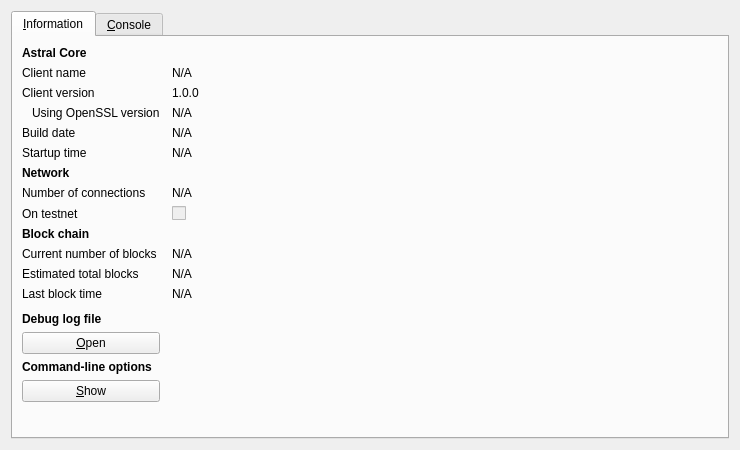
<?xml version="1.0" encoding="UTF-8"?>
<ui version="4.0">
 <class>RPCConsole</class>
 <widget class="QDialog" name="RPCConsole">
  <property name="geometry">
   <rect>
    <x>0</x>
    <y>0</y>
    <width>740</width>
    <height>450</height>
   </rect>
  </property>
  <property name="windowTitle">
   <string>Astral - Debug window</string>
  </property>
  <layout class="QVBoxLayout" name="verticalLayout_2">
   <item>
    <widget class="QTabWidget" name="tabWidget">
     <property name="currentIndex">
      <number>0</number>
     </property>
     <widget class="QWidget" name="tab_info">
      <attribute name="title">
       <string>&amp;Information</string>
      </attribute>
      <layout class="QGridLayout" name="gridLayout" columnstretch="0,1">
       <property name="horizontalSpacing">
        <number>12</number>
       </property>
       <item row="0" column="0">
        <widget class="QLabel" name="label_9">
         <property name="font">
          <font>
           <weight>75</weight>
           <bold>true</bold>
          </font>
         </property>
         <property name="text">
          <string>Astral Core</string>
         </property>
        </widget>
       </item>
       <item row="1" column="0">
        <widget class="QLabel" name="label_5">
         <property name="text">
          <string>Client name</string>
         </property>
        </widget>
       </item>
       <item row="1" column="1">
        <widget class="QLabel" name="clientName">
         <property name="cursor">
          <cursorShape>IBeamCursor</cursorShape>
         </property>
         <property name="text">
          <string>N/A</string>
         </property>
         <property name="textFormat">
          <enum>Qt::PlainText</enum>
         </property>
         <property name="textInteractionFlags">
          <set>Qt::LinksAccessibleByMouse|Qt::TextSelectableByKeyboard|Qt::TextSelectableByMouse</set>
         </property>
        </widget>
       </item>
       <item row="2" column="0">
        <widget class="QLabel" name="label_6">
         <property name="text">
          <string>Client version</string>
         </property>
        </widget>
       </item>
       <item row="2" column="1">
        <widget class="QLabel" name="clientVersion">
         <property name="cursor">
          <cursorShape>IBeamCursor</cursorShape>
         </property>
         <property name="text">
          <string>1.0.0</string>
         </property>
         <property name="textFormat">
          <enum>Qt::PlainText</enum>
         </property>
         <property name="textInteractionFlags">
          <set>Qt::LinksAccessibleByMouse|Qt::TextSelectableByKeyboard|Qt::TextSelectableByMouse</set>
         </property>
        </widget>
       </item>
       <item row="3" column="0">
        <widget class="QLabel" name="label_14">
         <property name="text">
          <string>Using OpenSSL version</string>
         </property>
         <property name="indent">
          <number>10</number>
         </property>
        </widget>
       </item>
       <item row="3" column="1">
        <widget class="QLabel" name="openSSLVersion">
         <property name="cursor">
          <cursorShape>IBeamCursor</cursorShape>
         </property>
         <property name="text">
          <string>N/A</string>
         </property>
         <property name="textFormat">
          <enum>Qt::PlainText</enum>
         </property>
         <property name="textInteractionFlags">
          <set>Qt::LinksAccessibleByMouse|Qt::TextSelectableByKeyboard|Qt::TextSelectableByMouse</set>
         </property>
        </widget>
       </item>
       <item row="4" column="0">
        <widget class="QLabel" name="label_12">
         <property name="text">
          <string>Build date</string>
         </property>
        </widget>
       </item>
       <item row="4" column="1">
        <widget class="QLabel" name="buildDate">
         <property name="cursor">
          <cursorShape>IBeamCursor</cursorShape>
         </property>
         <property name="text">
          <string>N/A</string>
         </property>
         <property name="textFormat">
          <enum>Qt::PlainText</enum>
         </property>
         <property name="textInteractionFlags">
          <set>Qt::LinksAccessibleByMouse|Qt::TextSelectableByKeyboard|Qt::TextSelectableByMouse</set>
         </property>
        </widget>
       </item>
       <item row="5" column="0">
        <widget class="QLabel" name="label_13">
         <property name="text">
          <string>Startup time</string>
         </property>
        </widget>
       </item>
       <item row="5" column="1">
        <widget class="QLabel" name="startupTime">
         <property name="cursor">
          <cursorShape>IBeamCursor</cursorShape>
         </property>
         <property name="text">
          <string>N/A</string>
         </property>
         <property name="textFormat">
          <enum>Qt::PlainText</enum>
         </property>
         <property name="textInteractionFlags">
          <set>Qt::LinksAccessibleByMouse|Qt::TextSelectableByKeyboard|Qt::TextSelectableByMouse</set>
         </property>
        </widget>
       </item>
       <item row="6" column="0">
        <widget class="QLabel" name="label_11">
         <property name="font">
          <font>
           <weight>75</weight>
           <bold>true</bold>
          </font>
         </property>
         <property name="text">
          <string>Network</string>
         </property>
        </widget>
       </item>
       <item row="7" column="0">
        <widget class="QLabel" name="label_7">
         <property name="text">
          <string>Number of connections</string>
         </property>
        </widget>
       </item>
       <item row="7" column="1">
        <widget class="QLabel" name="numberOfConnections">
         <property name="cursor">
          <cursorShape>IBeamCursor</cursorShape>
         </property>
         <property name="text">
          <string>N/A</string>
         </property>
         <property name="textFormat">
          <enum>Qt::PlainText</enum>
         </property>
         <property name="textInteractionFlags">
          <set>Qt::LinksAccessibleByMouse|Qt::TextSelectableByKeyboard|Qt::TextSelectableByMouse</set>
         </property>
        </widget>
       </item>
       <item row="8" column="0">
        <widget class="QLabel" name="label_8">
         <property name="text">
          <string>On testnet</string>
         </property>
        </widget>
       </item>
       <item row="8" column="1">
        <widget class="QCheckBox" name="isTestNet">
         <property name="enabled">
          <bool>false</bool>
         </property>
         <property name="text">
          <string/>
         </property>
        </widget>
       </item>
       <item row="9" column="0">
        <widget class="QLabel" name="label_10">
         <property name="font">
          <font>
           <weight>75</weight>
           <bold>true</bold>
          </font>
         </property>
         <property name="text">
          <string>Block chain</string>
         </property>
        </widget>
       </item>
       <item row="10" column="0">
        <widget class="QLabel" name="label_3">
         <property name="text">
          <string>Current number of blocks</string>
         </property>
        </widget>
       </item>
       <item row="10" column="1">
        <widget class="QLabel" name="numberOfBlocks">
         <property name="cursor">
          <cursorShape>IBeamCursor</cursorShape>
         </property>
         <property name="text">
          <string>N/A</string>
         </property>
         <property name="textFormat">
          <enum>Qt::PlainText</enum>
         </property>
         <property name="textInteractionFlags">
          <set>Qt::LinksAccessibleByMouse|Qt::TextSelectableByKeyboard|Qt::TextSelectableByMouse</set>
         </property>
        </widget>
       </item>
       <item row="11" column="0">
        <widget class="QLabel" name="label_4">
         <property name="text">
          <string>Estimated total blocks</string>
         </property>
        </widget>
       </item>
       <item row="11" column="1">
        <widget class="QLabel" name="totalBlocks">
         <property name="cursor">
          <cursorShape>IBeamCursor</cursorShape>
         </property>
         <property name="text">
          <string>N/A</string>
         </property>
         <property name="textFormat">
          <enum>Qt::PlainText</enum>
         </property>
         <property name="textInteractionFlags">
          <set>Qt::LinksAccessibleByMouse|Qt::TextSelectableByKeyboard|Qt::TextSelectableByMouse</set>
         </property>
        </widget>
       </item>
       <item row="12" column="0">
        <widget class="QLabel" name="label_2">
         <property name="text">
          <string>Last block time</string>
         </property>
        </widget>
       </item>
       <item row="12" column="1">
        <widget class="QLabel" name="lastBlockTime">
         <property name="cursor">
          <cursorShape>IBeamCursor</cursorShape>
         </property>
         <property name="text">
          <string>N/A</string>
         </property>
         <property name="textFormat">
          <enum>Qt::PlainText</enum>
         </property>
         <property name="textInteractionFlags">
          <set>Qt::LinksAccessibleByMouse|Qt::TextSelectableByKeyboard|Qt::TextSelectableByMouse</set>
         </property>
        </widget>
       </item>
       <item row="13" column="0">
        <spacer name="verticalSpacer_2">
         <property name="orientation">
          <enum>Qt::Vertical</enum>
         </property>
         <property name="sizeHint" stdset="0">
          <size>
           <width>20</width>
           <height>20</height>
          </size>
         </property>
        </spacer>
       </item>
       <item row="14" column="0">
        <widget class="QLabel" name="labelDebugLogfile">
         <property name="font">
          <font>
           <weight>75</weight>
           <bold>true</bold>
          </font>
         </property>
         <property name="text">
          <string>Debug log file</string>
         </property>
        </widget>
       </item>
       <item row="15" column="0">
        <widget class="QPushButton" name="openDebugLogfileButton">
         <property name="toolTip">
          <string>Open the Astral debug log file from the current data directory. This can take a few seconds for large log files.</string>
         </property>
         <property name="text">
          <string>&amp;Open</string>
         </property>
         <property name="autoDefault">
          <bool>false</bool>
         </property>
        </widget>
       </item>
       <item row="16" column="0">
        <widget class="QLabel" name="labelCLOptions">
         <property name="font">
          <font>
           <weight>75</weight>
           <bold>true</bold>
          </font>
         </property>
         <property name="text">
          <string>Command-line options</string>
         </property>
        </widget>
       </item>
       <item row="17" column="0">
        <widget class="QPushButton" name="showCLOptionsButton">
         <property name="toolTip">
          <string>Show the astral-qt help message to get a list with possible Astral command-line options.</string>
         </property>
         <property name="text">
          <string>&amp;Show</string>
         </property>
         <property name="autoDefault">
          <bool>false</bool>
         </property>
        </widget>
       </item>
       <item row="18" column="0">
        <spacer name="verticalSpacer">
         <property name="orientation">
          <enum>Qt::Vertical</enum>
         </property>
         <property name="sizeHint" stdset="0">
          <size>
           <width>20</width>
           <height>40</height>
          </size>
         </property>
        </spacer>
       </item>
      </layout>
     </widget>
     <widget class="QWidget" name="tab_console">
      <attribute name="title">
       <string>&amp;Console</string>
      </attribute>
      <layout class="QVBoxLayout" name="verticalLayout_3">
       <property name="spacing">
        <number>3</number>
       </property>
       <item>
        <widget class="QTextEdit" name="messagesWidget">
         <property name="minimumSize">
          <size>
           <width>0</width>
           <height>100</height>
          </size>
         </property>
         <property name="readOnly">
          <bool>true</bool>
         </property>
         <property name="tabKeyNavigation" stdset="0">
          <bool>false</bool>
         </property>
         <property name="columnCount" stdset="0">
          <number>2</number>
         </property>
        </widget>
       </item>
       <item>
        <layout class="QHBoxLayout" name="horizontalLayout">
         <property name="spacing">
          <number>3</number>
         </property>
         <item>
          <widget class="QLabel" name="label">
           <property name="text">
            <string notr="true">&gt;</string>
           </property>
          </widget>
         </item>
         <item>
          <widget class="QLineEdit" name="lineEdit"/>
         </item>
         <item>
          <widget class="QPushButton" name="clearButton">
           <property name="maximumSize">
            <size>
             <width>24</width>
             <height>24</height>
            </size>
           </property>
           <property name="toolTip">
            <string>Clear console</string>
           </property>
           <property name="text">
            <string/>
           </property>
           <property name="icon">
            <iconset resource="../bitcoin.qrc">
             <normaloff>:/icons/remove</normaloff>:/icons/remove</iconset>
           </property>
           <property name="shortcut">
            <string notr="true">Ctrl+L</string>
           </property>
           <property name="autoDefault">
            <bool>false</bool>
           </property>
          </widget>
         </item>
        </layout>
       </item>
      </layout>
     </widget>
    </widget>
   </item>
  </layout>
 </widget>
 <resources>
  <include location="../bitcoin.qrc"/>
 </resources>
 <connections/>
</ui>
